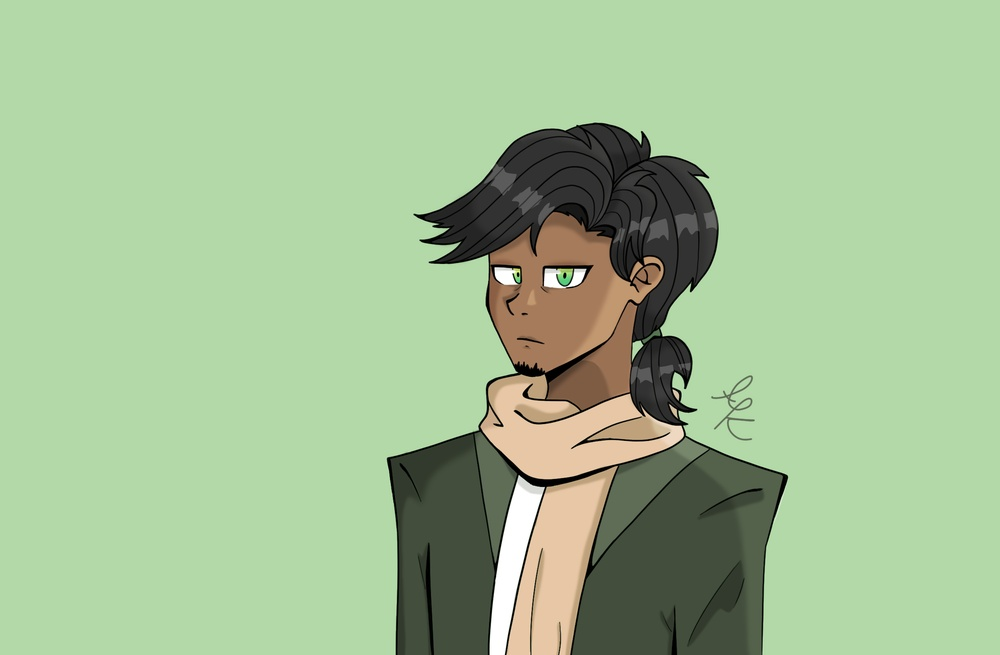
#> input picture 1.jpg, 1000 x 655 px, shrunk from 2362 x 1548 before the run
$ jupyter execute 'Image-Processing with PIL.ipynb'
#> lines starting #> are read from the running program, lines starting #| are printed output that depends on the picture
[cell 1]
from PIL import Image, ImageFilter, ImageDraw, ImageFont
from PIL.ImageFilter import CONTOUR, EDGE_ENHANCE, SMOOTH
import numpy as np

[cell 2]
img= Image.open('1.jpg')
#> img is the input picture: PIL image 1000x655 RGB; mean R, G, B 162.5, 190.8, 148.9
img.show()

[cell 3]
img_rotate = img.rotate(45)
img_rotate.save('2.jpg')
img_rotate.show()
img

[cell 4]
r, g, b = img.split()
img.show()
r.show()
g.show()
b.show()

new_img = Image.merge("RGB", (b, r, g))
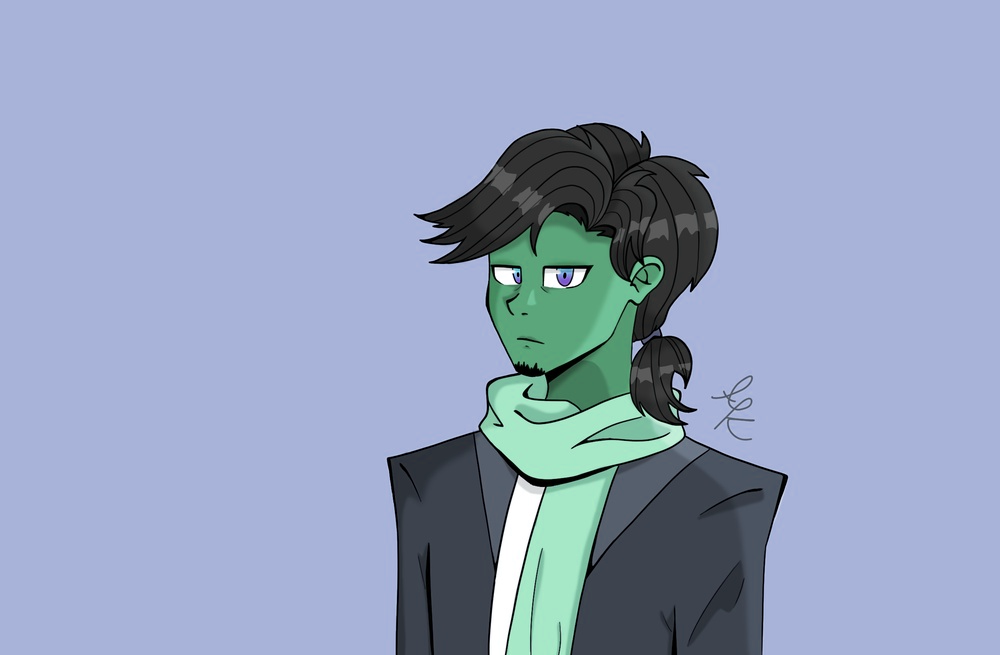
#> new_img: PIL image 1000x655 RGB; mean R, G, B 148.9, 162.5, 190.8
new_img.show()
new_img.save('15.png')

[cell 5]
img_blur = img.filter(ImageFilter.BLUR)
img_blur.show()
img_blur.save('3.png')

[cell 6]
gaussian_blur_img = img.filter(ImageFilter.GaussianBlur(radius= 5))
gaussian_blur_img.show()
gaussian_blur_img.save("4.png")

[cell 7]
con_img = img.filter(CONTOUR)
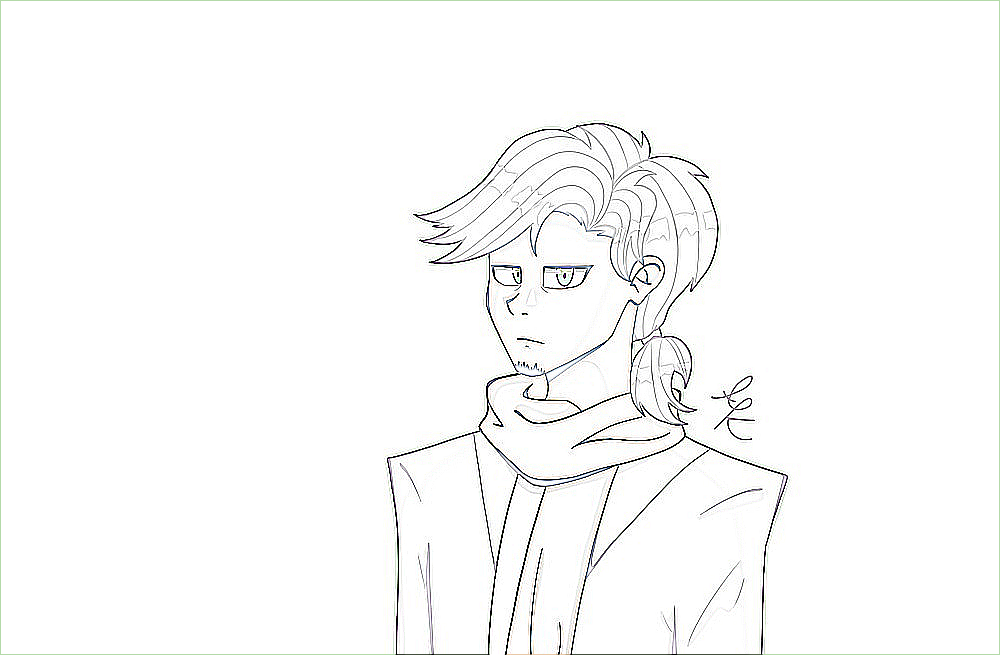
#> con_img: PIL image 1000x655 RGB; mean R, G, B 250.2, 250.4, 250
con_img.show()
con_img.save("5.png")

[cell 8]
edge_img = img.filter(EDGE_ENHANCE)
edge_img.show()
edge_img.save("6.png")

[cell 9]
smooth_img = img.filter(SMOOTH)
smooth_img.show()
smooth_img.save("7.png")

[cell 10]
flipped_img = img.transpose(Image.FLIP_LEFT_RIGHT)
flipped_img.show()
flipped_img.save("8.png")

[cell 11]
flipped_img2 = img.transpose(Image.FLIP_TOP_BOTTOM)
flipped_img2.show()
flipped_img2.save("9.png")

[cell 12]
imgBG= Image.new('RGB', (500, 300), (200, 200, 200))
#> imgBG: PIL image 500x300 RGB; every value is 200
draw= ImageDraw.Draw(imgBG)

[cell 13]
draw.rectangle((50, 50, 200, 150), fill=(255, 255, 255), outline= (0, 0, 0))
draw.polygon(([(100, 50), (50, 200), (150, 200)]), fill=(0, 255, 0), outline=(0, 0, 255))
imgBG.show()
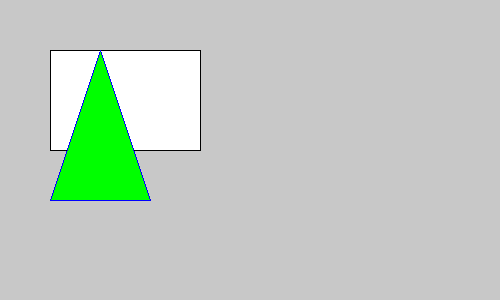
#> shown: PIL image 500x300 RGB; mean R, G, B 193.3, 205.7, 194
imgBG.save("10.png")

[cell 14]
img2= Image.open('1.jpg')

waterMark= ImageDraw.Draw(img2)

#font= ImageFont.truetype('arial.tff',36)

font= ImageFont.load_default()
width, height= img2.size
#> width = 1000; height = 655
x= width/2
#> x = 500
y= height/2
#> y = 327.5

text= 'Duck Duck Duck Duck'
waterMark.text((x, y), text, fill=(255, 255, 00), font= font)

img2.show()
img2.save('11.png')

[cell 15]
grayscale_img= img.convert('RGB')

matrix= np.array(grayscale_img)
print(matrix)
#> (printed output is left out)

[cell 16]
brighter= np.clip(matrix+ 50, 0, 255)
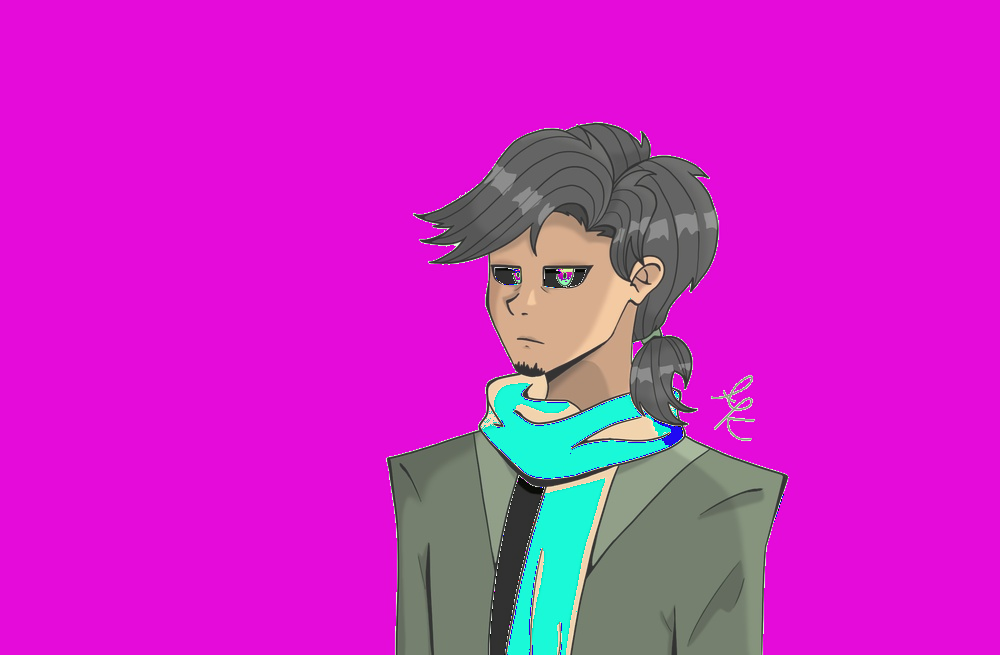
#> brighter: shape (655, 1000, 3); mean R, G, B 203.5, 39.4, 197.1
darker= np.clip(matrix- 50, 0, 255)
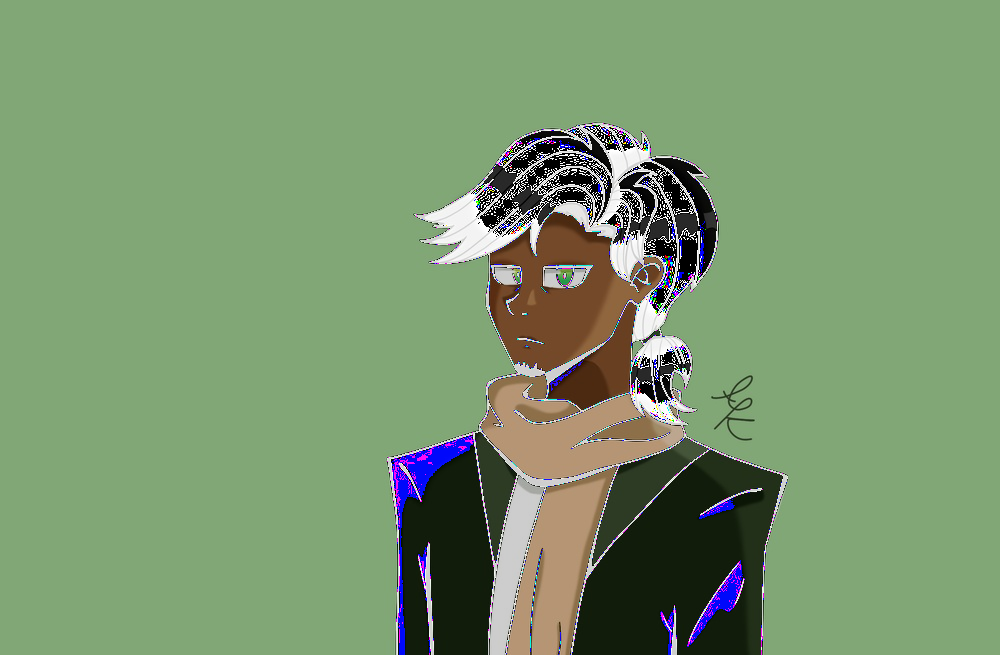
#> darker: shape (655, 1000, 3); mean R, G, B 122, 149.9, 110.6

[cell 17]
brightimg= Image.fromarray(brighter.astype('uint8'))
brightimg.show()
brightimg.save('13.png')

[cell 18]
darkimg= Image.fromarray(darker.astype('uint8'))
darkimg.show()
darkimg.save('12.png')

[cell 19]
randomarray= np.random.randint(0, 256, (256, 256, 3), dtype= np.uint8)

grayimg= Image.fromarray(randomarray, mode= 'RGB')
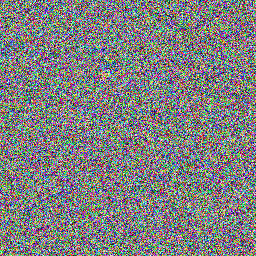
#> grayimg: PIL image 256x256 RGB; mean R, G, B 126.8, 127.4, 127.8
grayimg.show()

[cell 20]
def salt_pepper_noise(img, saltProb=0.02, pepperProb=0.02):

#> called with saltProb = 0.02, pepperProb = 0.02
    imgArray = np.asarray(img)
    noisyArray = imgArray.copy()
    totalPix = imgArray.shape[0] * imgArray.shape[1]
#> totalPix = 655000

    numSalt = int(saltProb * totalPix)
#> numSalt = 13100
    coords_salt = [np.random.randint(0, i - 1, numSalt) for i in imgArray.shape[:2]]

    noisyArray[coords_salt[0], coords_salt[1]] = 255

    numPepper = int(pepperProb * totalPix)
#> numPepper = 13100
    coords_pepper = [np.random.randint(0, i - 1, numPepper) for i in imgArray.shape[:2]]

    noisyArray[coords_pepper[0], coords_pepper[1]] = 0
    noisyImg = Image.fromarray(noisyArray.astype(np.uint8))

    return noisyImg


img = Image.open('1.jpg').convert('L')


img2 = salt_pepper_noise(img)
img2.show()
img2.save('14.jpg')

[cell 21]
noise_img= Image.open('14.jpg')
noise_img.show()

matrix= np.array(noise_img).astype('int')
print(matrix)
#> (printed output is left out)

for i in range(1, matrix.shape[0]-1):
    for j in range(1, matrix.shape[1]-1):
        window = [
            matrix[i-1][j-1], matrix[i-1][j], matrix[i-1][j+1],
            matrix[i][j-1],   matrix[i][j],   matrix[i][j+1],
            matrix[i+1][j-1], matrix[i+1][j], matrix[i+1][j+1]
        ]
        window.sort()
        matrix[i]= window[4]
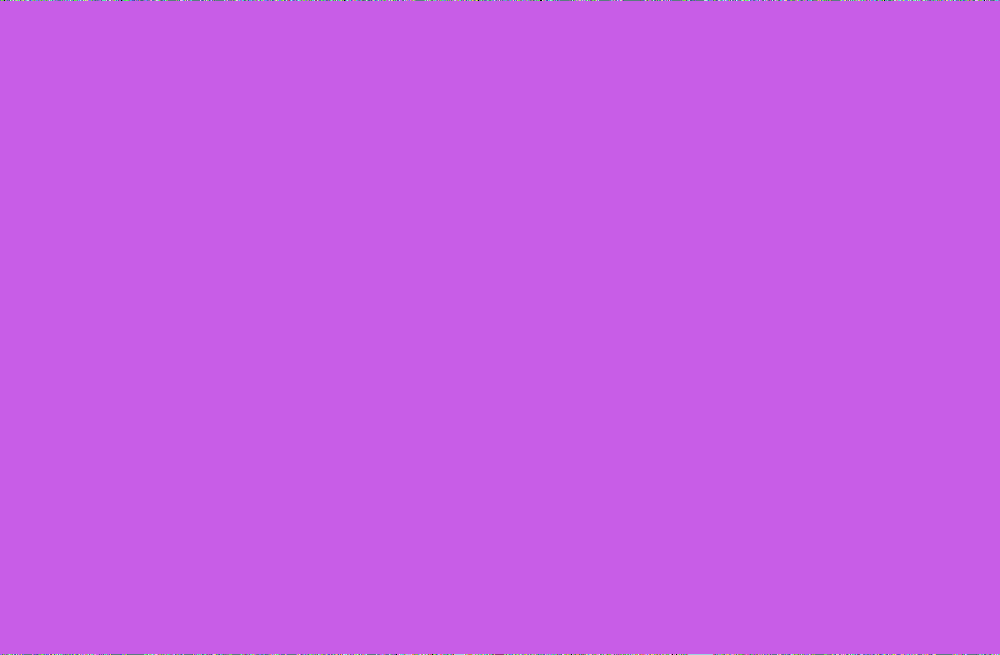
#> matrix: shape (655, 1000) int64; 135 distinct labels, from 0 to 255; one colour per label, 0 black
matrix= matrix.astype('uint8')
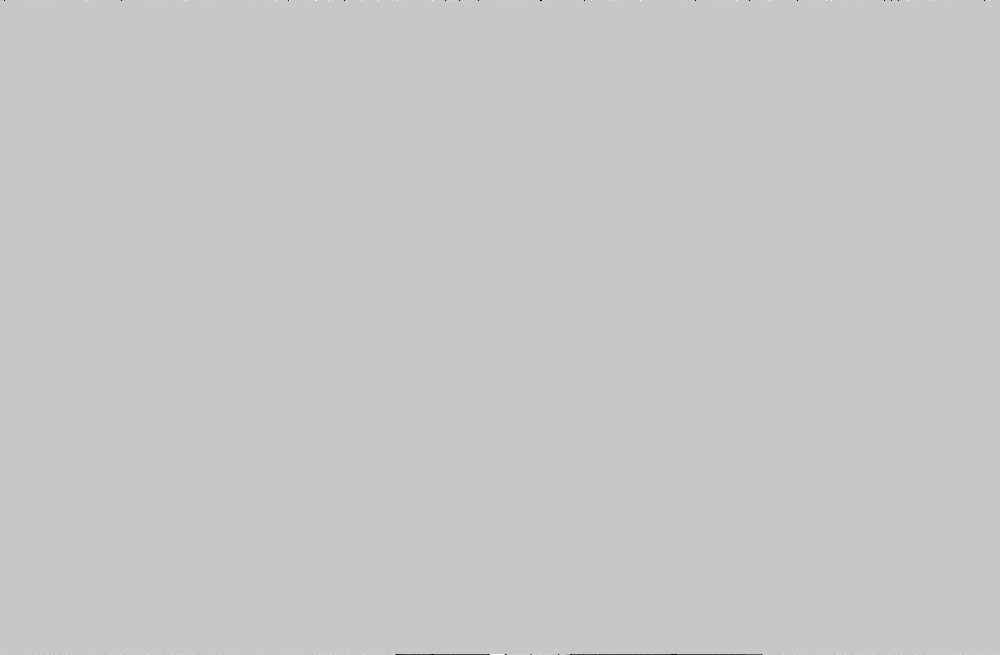
#> matrix: shape (655, 1000); min 0, max 255, mean 198.9

matrix= Image.fromarray(matrix)
matrix.show()
